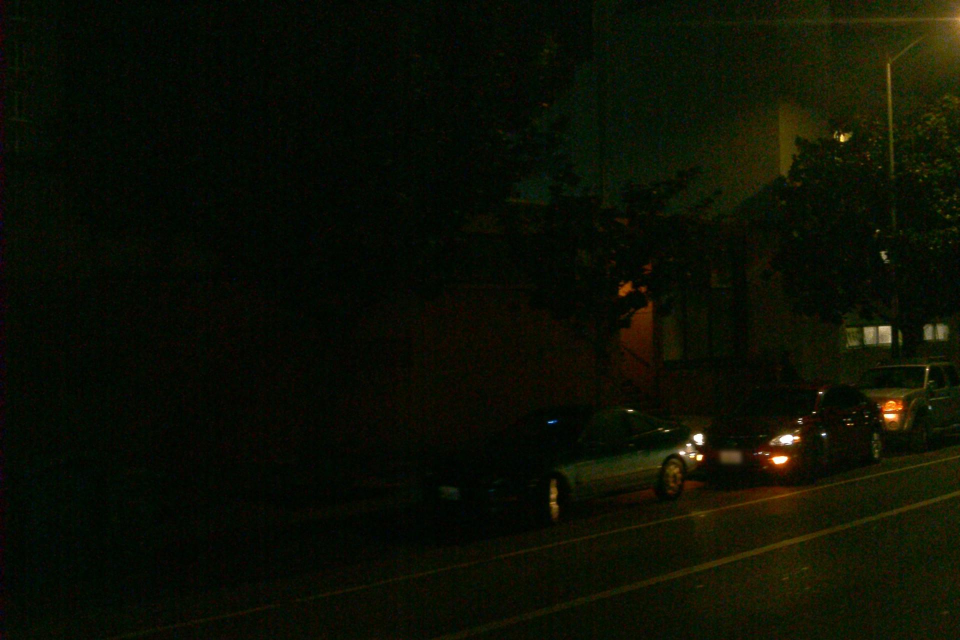
#> input picture images/val00-16-2-2-FRONT_LEFT.jpg, 1920 x 1280 px (shown at 1/2 size); its folder holds 2 pictures in this run
$ python bcp-dcp.py   (older library calls are emulated)
#> lines starting #> are read from the running program, lines starting #| are printed output that depends on the picture
import cv2
import numpy as np
import matplotlib.pyplot as plt


def estimatedarkchannel(im,sz):
    b,g,r = cv2.split(im)
    dc = cv2.min(cv2.min(r,g),b)
    kernel = cv2.getStructuringElement(cv2.MORPH_RECT,(sz,sz))
    dark = cv2.erode(dc,kernel)
    return dark


def estimatebrightchannel(im,sz):
    b,g,r = cv2.split(im)
    bc = cv2.max(cv2.max(r,g),b)
    kernel = cv2.getStructuringElement(cv2.MORPH_RECT,(sz,sz))
    bright = cv2.dilate(bc,kernel)
    return bright


def guidedfilter(im,p,r,eps):
    mean_I = cv2.boxFilter(im,cv2.CV_64F,(r,r))
    mean_p = cv2.boxFilter(p, cv2.CV_64F,(r,r))
    mean_Ip = cv2.boxFilter(im*p,cv2.CV_64F,(r,r))
    cov_Ip = mean_Ip - mean_I*mean_p

    mean_II = cv2.boxFilter(im*im,cv2.CV_64F,(r,r))
    var_I   = mean_II - mean_I*mean_I

    a = cov_Ip/(var_I + eps)
    b = mean_p - a*mean_I

    mean_a = cv2.boxFilter(a,cv2.CV_64F,(r,r))
    mean_b = cv2.boxFilter(b,cv2.CV_64F,(r,r))

    q = mean_a*im + mean_b
    return q


def get_atmosphere(I, brightch, p):
    M, N = brightch.shape
    flatI = I.reshape(M*N, 3)
    flatbright = brightch.ravel() # make array flatten

    searchidx = (-flatbright).argsort()[:int(M*N*p)]  # find top M * N * p indexes. argsort() returns sorted (ascending) index.

    # return the mean intensity for each channel
    A = np.mean(flatI.take(searchidx, axis=0),dtype=np.float64, axis=0) # 'take' get value from index.

    return A


def get_initial_transmission(A, brightch):
    A_c = np.max(A)

    init_t = (brightch-A_c)/(1.-A_c) # original

    return (init_t - np.min(init_t))/(np.max(init_t) - np.min(init_t)) # min-max normalization.


def correct_transmission(I, A, darkch, brightch, init_t, alpha, omega, w):
    im3 = np.empty(I.shape, I.dtype)

    for ind in range(0,3):
        im3[:,:,ind] = I[:,:,ind]/A[ind]

    dark_t = 1 - omega*estimatedarkchannel(im3, w)
    # dark_t = (dark_t - np.min(dark_t))/(np.max(dark_t) - np.min(dark_t))

    corrected_t = init_t
    diffch = brightch - darkch

    diff_flatten = diffch.ravel()
    indices = np.where(diff_flatten<alpha)

    mask = np.zeros(diff_flatten.shape)
    mask[indices] = 1
    mask_2d = mask.reshape(diffch.shape)

    inv_mask_2d = 1 - mask_2d

    corrected_t = dark_t*init_t*mask_2d + init_t*inv_mask_2d

    return np.abs(corrected_t)


def get_final_image(I, A, corrected_t, tmin):
    corrected_t_broadcasted = np.broadcast_to(corrected_t[:,:,None], (corrected_t.shape[0], corrected_t.shape[1], 3))
    J = (I-A)/(np.where(corrected_t_broadcasted < tmin, tmin, corrected_t_broadcasted)) + A
    #J = (I-A)/(np.where(corrected_t < tmin, tmin, corrected_t)) + A # this is used when corrected_t has 3 channels
    # print('J between [%.4f, %.4f]' % (J.min(), J.max()))

    return (J - np.min(J))/(np.max(J) - np.min(J)) # min-max normalization.


def full_brightness_enhance(im, w):
    tmin=0.1   # minimum value for t to make J image
    # w=3       # window size, which determine the corseness of prior images
    alpha=0.4  # threshold for transmission correction. range is 0.0 to 1.0. The bigger number makes darker image.
    omega=0.75 # this is for dark channel prior. change this parameter to arrange dark_t's range. 0.0 to 1.0. bigger is brighter
    p=0.1      # percentage to consider for atmosphere. 0.0 to 1.0
    eps=1e-3   # for J image

    # Pre-process
    I = np.asarray(im, dtype=np.float64)
    I = I[:,:,:3]/255

    # Get dark/bright channels
    Idark_ch = estimatedarkchannel(I, w)
    Ibright_ch = estimatebrightchannel(I, w)

    # Get atmosphere
    # white = np.full_like(Idark, L - 1)
    At = get_atmosphere(I, Ibright_ch, p)

    # Get initial transmission
    init_tr = get_initial_transmission(At, Ibright_ch)

    # Correct transmission
    corrected_tr = correct_transmission(I, At, Idark_ch, Ibright_ch, init_tr, alpha, omega, w)

    # Refine transmission
    gray = cv2.cvtColor(im,cv2.COLOR_BGR2GRAY)
    gray = np.float64(gray)/255
    refined_tr = guidedfilter(gray, corrected_tr, w, eps)

    # Produce final result
    enhanced_image = get_final_image(I, At, refined_tr, tmin)

    return enhanced_image


if __name__ == "__main__":


	# Load image
	img_name = "val00-16-2-2-FRONT_LEFT"
	src = f"images/{img_name}.jpg"

	im = cv2.imread(src)
#> im is the input picture: shape (1280, 1920, 3); mean B, G, R 3.4, 15, 11.9
	im = cv2.cvtColor(im, cv2.COLOR_BGR2RGB)

	plt.figure(figsize=(12,10))
	plt.imshow(im)


	# Configuration
	tmin=0.1   # minimum value for t to make J image

	# w=15       # window size, which determine the corseness of prior images
	w=3        # window size, which determine the corseness of prior images

	alpha=0.4  # threshold for transmission correction. range is 0.0 to 1.0. The bigger number makes darker image.
	omega=0.75 # this is for dark channel prior. change this parameter to arrange dark_t's range. 0.0 to 1.0. bigger is brighter
	p=0.1      # percentage to consider for atmosphere. 0.0 to 1.0
	eps=1e-3   # for J image

	I = np.asarray(im, dtype=np.float64) # Convert the input to an array.
	I = I[:,:,:3]/255 # stackoverflow.com/questions/44955656/how-to-convert-rgb-pil-image-to-numpy-array-with-3-channels


	# Get Dark/Bright Channels
	Idark_ch = estimatedarkchannel(I, w)
#> in estimatedarkchannel, `b,g,r = cv2.split(im)`:
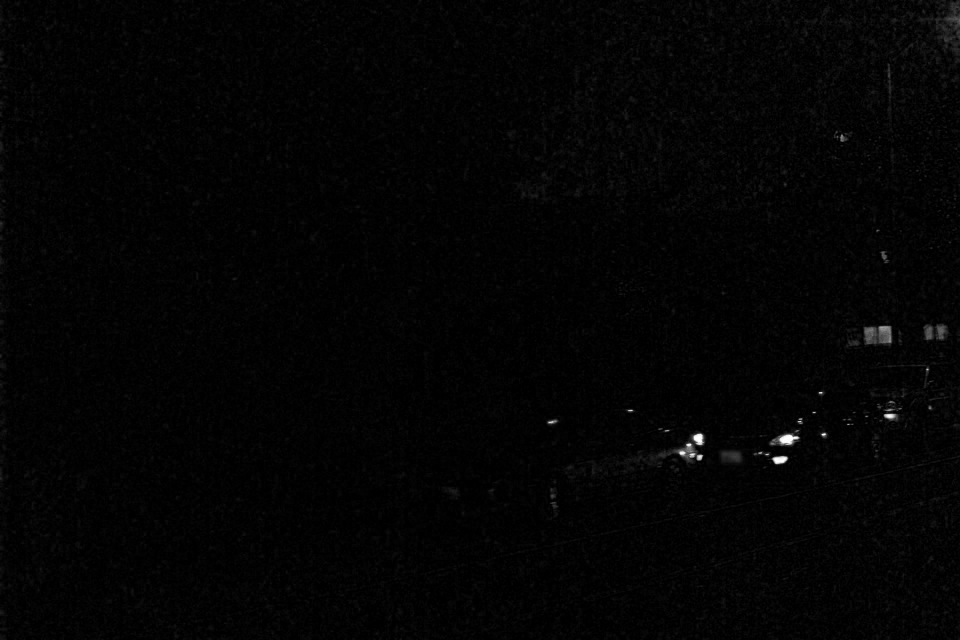
#> r: shape (1280, 1920) float64 (shown at 1/2 size); min 0, max 1, mean 0.0135
	Ibright_ch = estimatebrightchannel(I, w)


	# Get atmosphere
	At = get_atmosphere(I, Ibright_ch, p)
#> in get_atmosphere, `A = np.mean(flatI.take(searchidx, axis=0),dtype=np.float64, axis=0) # ..`: A = [0.186, 0.159, 0.0401]
#> At = [0.186, 0.159, 0.0401]


	# Get initial transmission and enhanced image
	init_tr = get_initial_transmission(At, Ibright_ch)
#> in get_initial_transmission, `A_c = np.max(A)`: A_c = 0.186


	# Correct transmission
	corrected_tr = correct_transmission(I, At, Idark_ch, Ibright_ch, init_tr, alpha, omega, w)
#> in correct_transmission, `dark_t = 1 - omega*estimatedarkchannel(im3, w)`:
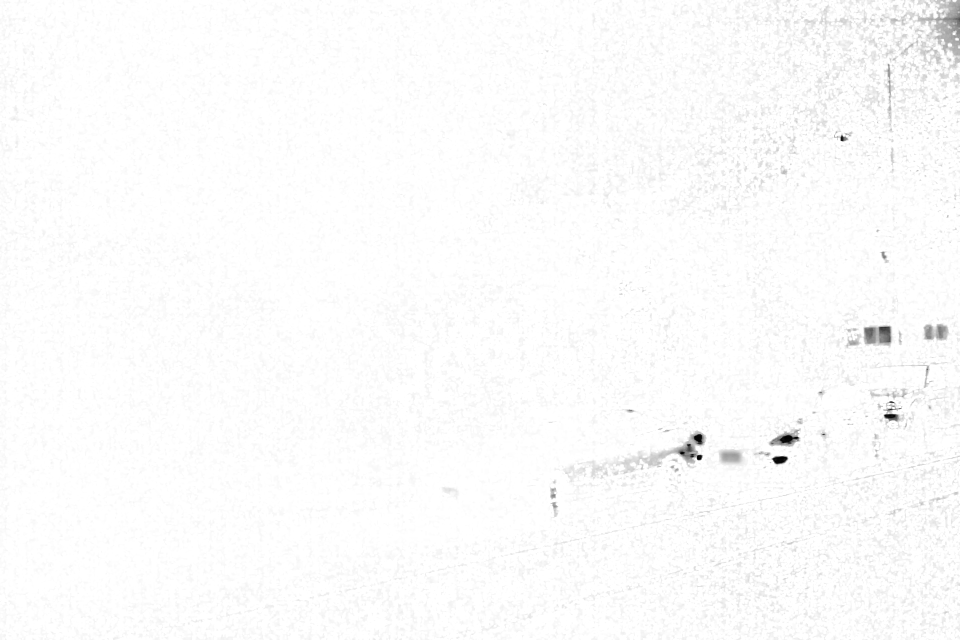
#> dark_t: shape (1280, 1920) float64 (shown at 1/2 size); min -3.03, max 1, mean 0.95; drawn with min black and max white
#> in correct_transmission, `corrected_t = dark_t*init_t*mask_2d + init_t*inv_mask_2d`:
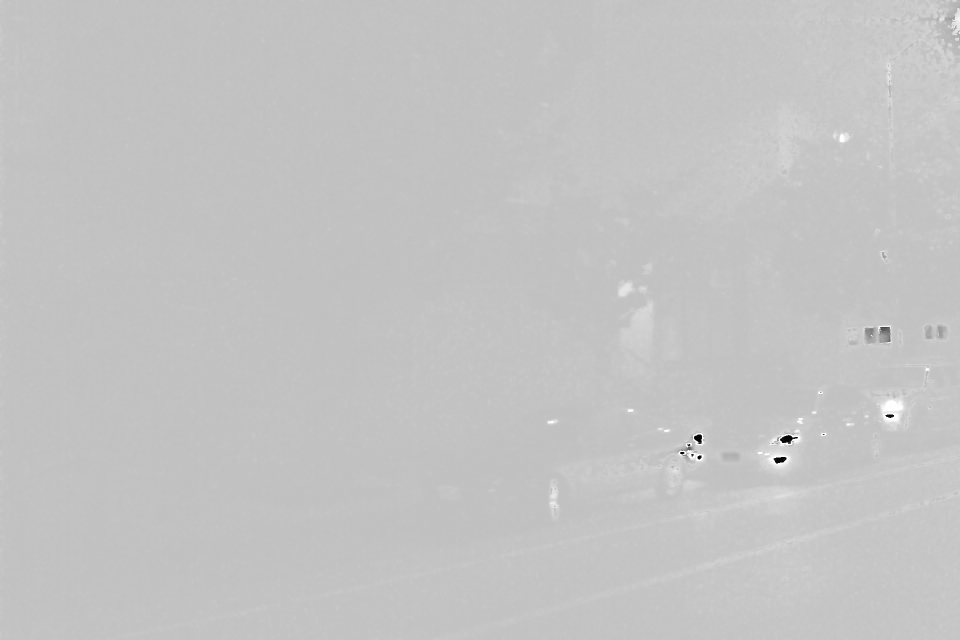
#> corrected_t: shape (1280, 1920) float64 (shown at 1/2 size); min -3.03, max 1, mean 0.0619; drawn with min black and max white


	# Guided filter
	gray = cv2.cvtColor(im,cv2.COLOR_BGR2GRAY)
	gray = np.float64(gray)/255
	refined_tr = guidedfilter(gray,corrected_tr,w,eps)
#> in guidedfilter, `mean_a = cv2.boxFilter(a,cv2.CV_64F,(r,r))`:
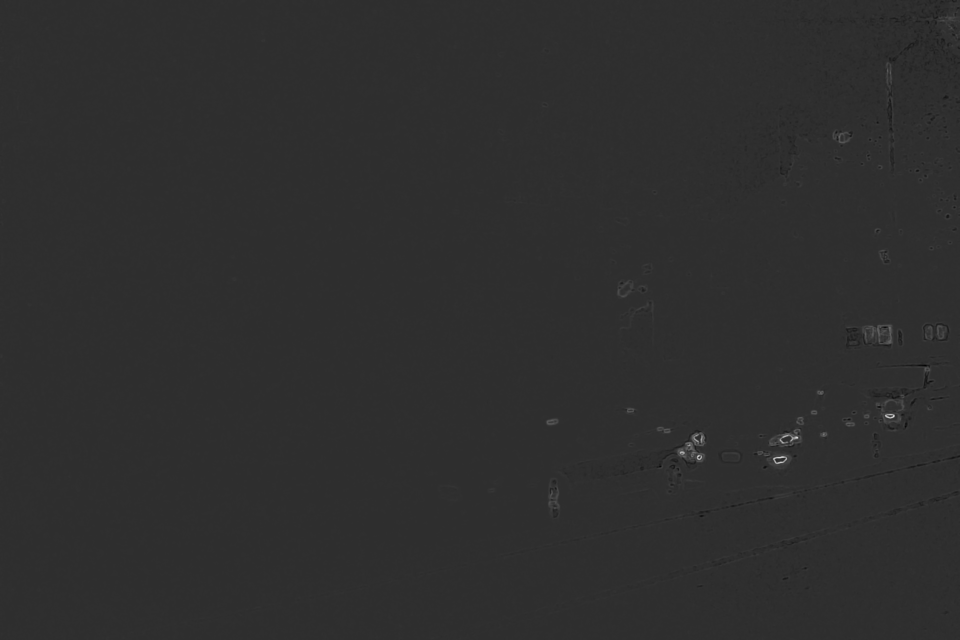
#> mean_a: shape (1280, 1920) float64 (shown at 1/2 size); min -1.88, max 8.39, mean 0.0142; drawn with min black and max white
#> in guidedfilter, `mean_b = cv2.boxFilter(b,cv2.CV_64F,(r,r))`:
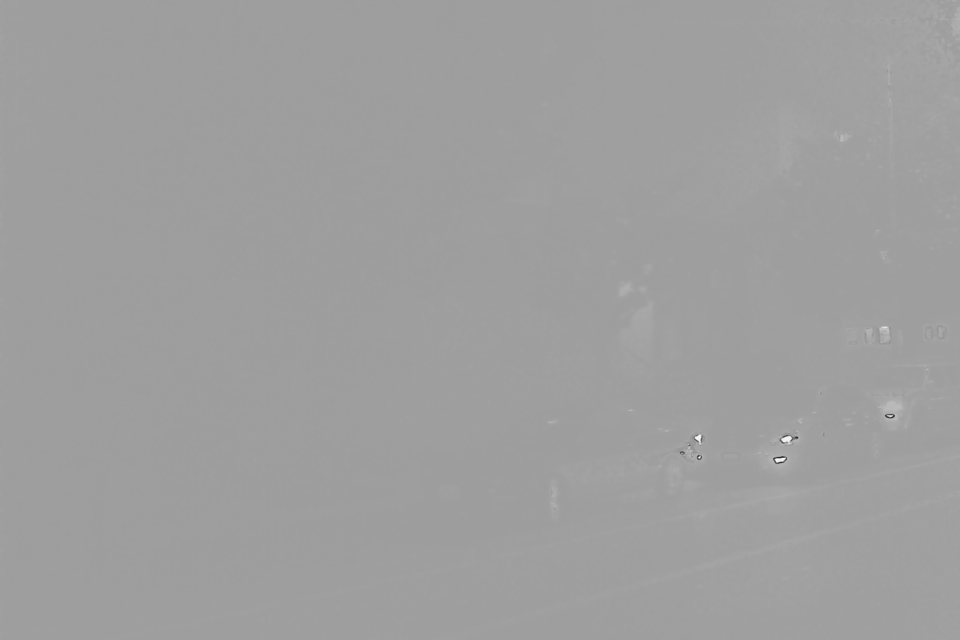
#> mean_b: shape (1280, 1920) float64 (shown at 1/2 size); min -5.43, max 3.38, mean 0.0635; drawn with min black and max white


	# Restore image
	refined = get_final_image(I, At, refined_tr, tmin)
#> in get_final_image, `J = (I-A)/(np.where(corrected_t_broadcasted < tmin, tmin, corrected_t_..`:
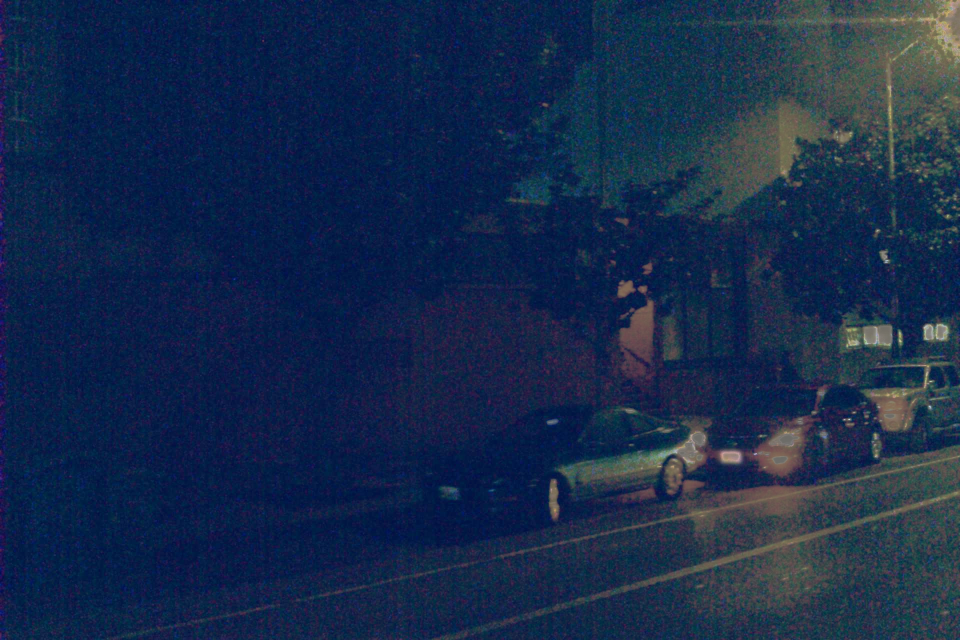
#> J: shape (1280, 1920, 3) float64 (shown at 1/2 size); mean R, G, B -1.22, -0.844, -0.229; drawn with min black and max white
#> in get_final_image, `return (J - np.min(J))/(np.max(J) - np.min(J))`:
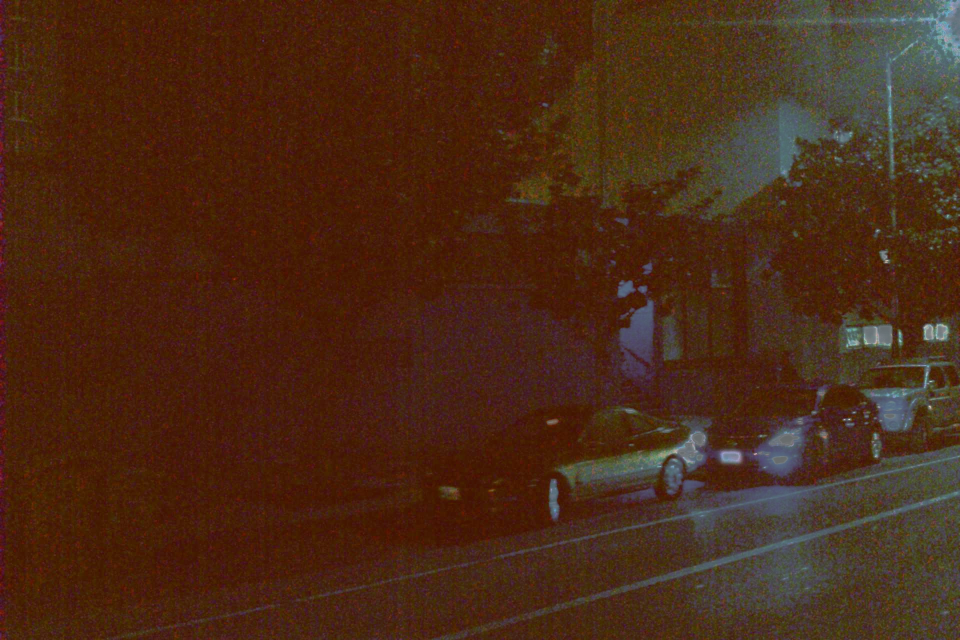
#> returned value: shape (1280, 1920, 3) float64 (shown at 1/2 size); mean of channels 0, 1, 2 0.0911, 0.166, 0.289; drawn as B, G, R


	# Write out images
	output = refined*255
	output = np.array(output, dtype=np.uint8)
	cv2.imwrite(f"images/{img_name}_enhanced.jpg", cv2.cvtColor(output, cv2.COLOR_BGR2RGB))


	plt.figure(figsize=(12,10))
	plt.imshow(refined)
	plt.show()
